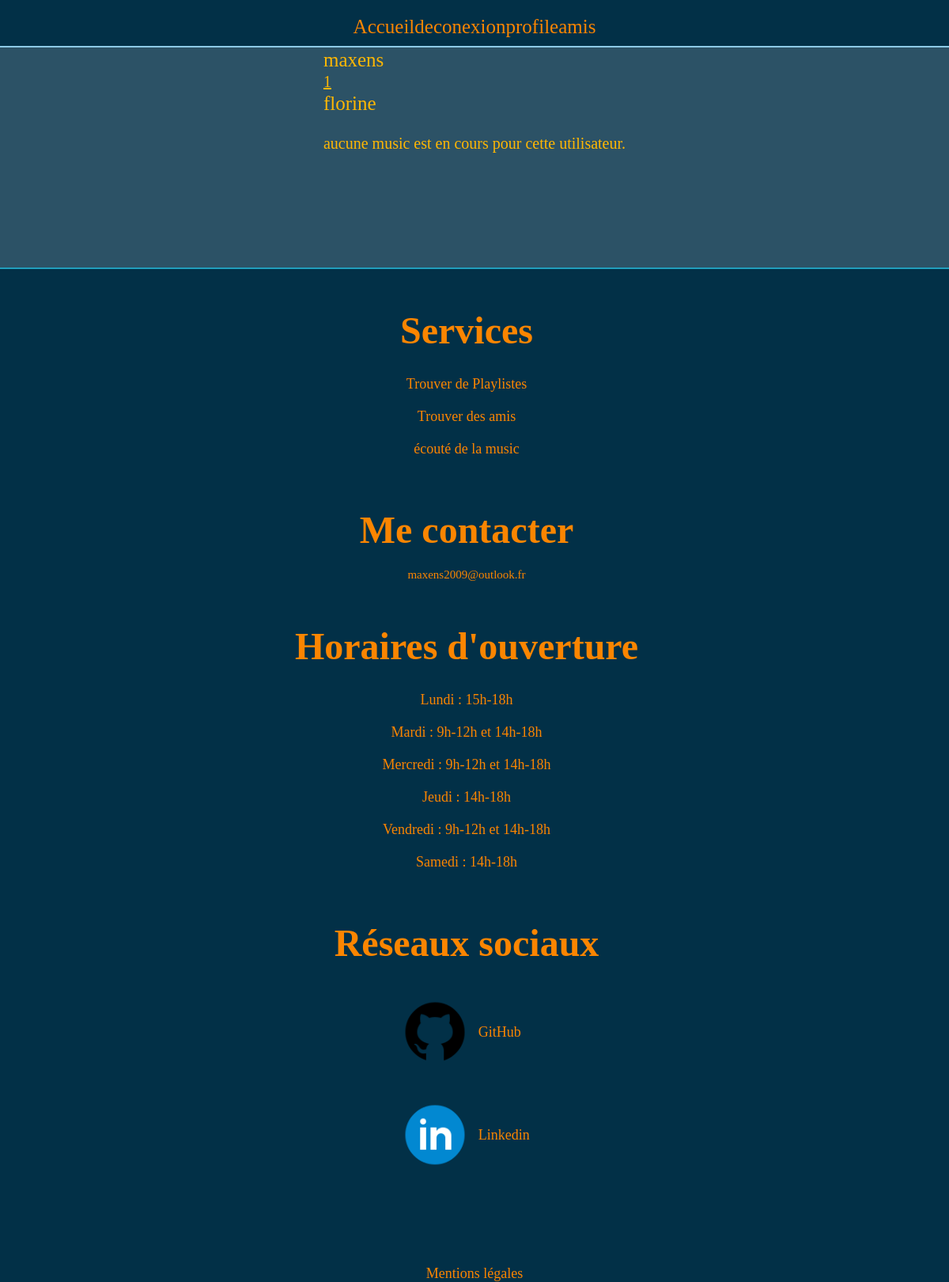
Page /php/find_user.php (signed in) on the committed database.
### tables this page shows
CREATE TABLE `play` (
  `idMusic` int NOT NULL,
  `idPlaylist` int NOT NULL,
  `IdUser` int NOT NULL,
  `heureDebut` time NOT NULL,
  `timeCode` int NOT NULL,
  PRIMARY KEY (`IdUser`),
  KEY `play_FK` (`idMusic`),
  KEY `play_FK_1` (`idPlaylist`),
  CONSTRAINT `play_FK` FOREIGN KEY (`idMusic`) REFERENCES `music` (`idMusic`),
  CONSTRAINT `play_FK_1` FOREIGN KEY (`idPlaylist`) REFERENCES `playlist` (`idPlaylist`),
  CONSTRAINT `play_FK_2` FOREIGN KEY (`IdUser`) REFERENCES `users` (`IdUser`)
);

CREATE TABLE `users` (
  `IdUser` int NOT NULL AUTO_INCREMENT,
  `Login` varchar(100) NOT NULL,
  `MDP` varchar(255) NOT NULL,
  `derniere` date DEFAULT NULL,
  `role` int DEFAULT NULL,
  PRIMARY KEY (`IdUser`),
  KEY `users_FK` (`role`),
  CONSTRAINT `users_FK` FOREIGN KEY (`role`) REFERENCES `role` (`idRole`)
);

### php/requetes.php (called while the page is built, shortened)
<?php
  function return_all_user() {
    $pdo = connexion_bdd();
    $stmt = $pdo ->prepare("select Login from users");
    $stmt->execute();
    return $stmt;
  }
  function return_id_music_by_played($idU) {
    $pdo = connexion_bdd();
    $stmt = $pdo ->prepare("select * from play where IdUser = ?");
    $stmt->execute(array($idU));
    return $stmt;
  }
  function return_id_user($login) {
    $pdo = connexion_bdd();
    $login = htmlspecialchars($login);
    $stmt = $pdo ->prepare("SELECT IdUser FROM users
    where Login = ?;");
    $stmt->execute(array($login));
    return $stmt;
  }
?>

### php/find_user.php (the view, shortened to what this page needs)
<?php
    require("requetes.php");
?>
<!DOCTYPE html>
<html lang="fr">
<head>
    <link rel="stylesheet" href="../css/navFooter.css">
    <link rel="stylesheet" href="../css/findUser.css">
    <link rel="stylesheet" href="https://cdnjs.cloudflare.com/ajax/libs/normalize/5.0.0/normalize.min.css">
</head>
<nav>
    <div class="main-navlinks">
        <div class="navlinks-container">
            <a href="../index" aria-current="main">Accueil</a>
            <a href="deconexion" aria-current="deconexion">deconexion</a>
            <a href="<?= $_SESSION["role"] ?>" aria-current="profile">profile</a>
            <a href="amis" aria-current="ajout d'amis">amis</a>
        </div>
    </div>
</nav>
<body>
    <section>
<?php
    $return_all_user = return_all_user();
    $all_user = $return_all_user->fetchAll();
    foreach($all_user as $res) {
        $iduser = return_id_user($res["Login"]);
        $idUser = $iduser->fetchAll();
        foreach($idUser as $res2) {$idU = $res2["IdUser"];}
        $return_play_music = return_id_music_by_played($idU);
        $infos = $return_play_music->fetchAll();
        if(!empty($infos)) {
        foreach($infos as $res3) {
?>
        <div>
            <p class="nameUser"><?= $res["Login"] ?></p>
            <a class="noneLecture" href="sync_music?idU=<?= $res["Login"] ?>&idP=<?= $res3["idPlaylist"] ?>"><?= $res3["idMusic"] ?></a>
        </div>
<?php
    }}else {
?>
        <div>
            <p class="nameUser"><?= $res["Login"] ?></p>
            <p class="noneLecture">aucune music est en cours pour cette utilisateur.</p>
        </div>
<?php
    }}
?>
    </section>
</body>
<footer>
        <div class="content-footer">
            <div class="bloc footer-services">
                <center>
                    <h3>Services</h3>
                    <ul class="services-list">
                        <li><span class="span-footer"><a>Trouver de Playlistes</a></span></li>
                        <li><span class="span-footer"><a>Trouver des amis</a></span></li>
                        <li><span class="span-footer"><a>écouté de la music</a></span></li>
                    </ul>
                </center>
            </div>
            <div class="bloc footer-contact" id="contact">
                <center>
                    <h3>Me contacter</h3>
                    <a href="mailto: maxens2009@outlook.fr">maxens2009@outlook.fr</a>
                </center>
            </div>
            <div class="bloc footer-schedule">
                <center>
                    <h3>Horaires d'ouverture</h3>
                    <ul class="schedule-list">
                        <li><span class="span-footer">Lundi : 15h-18h</span></li>
                        <li><span class="span-footer">Mardi : 9h-12h et 14h-18h</span></li>
                        <li><span class="span-footer">Mercredi : 9h-12h et 14h-18h</span></li>
                        <li><span class="span-footer">Jeudi : 14h-18h</span></li>
                        <li><span class="span-footer">Vendredi : 9h-12h et 14h-18h</span></li>
                        <li><span class="span-footer">Samedi : 14h-18h</span></li>
                    </ul>
                </center>
            </div>
            <div class="bloc footer-medias">
                <center>
                    <h3>Réseaux sociaux</h3>
                    <ul class="media-list">
                        <li><a href="https://github.com/Naxem" target="_blank">
                            <img src="../ressources/images/logo_github.png" alt="logo github">
                            GitHub</a>
                        </li>
                        <li><a href="https://linkedin.com/in/maxens-telle-99a43a265" target="_blank">
                            <img src="../ressources/images/logo_linkedin.png" alt="logo linkedin">
                            Linkedin</a>
                        </li>
                    </ul>
                </center>
            </div>
        </div>
        <div class="mentionLegal">
            <center>
                <a href="../mentionLegal">Mentions légales</a>
            </center>
        </div>
</footer>
</html>

### css/navFooter.css (style rules this page uses)
:root { --color-bleu: #8ECAE6; --color-bleu2: #219EBC; --color-black-Bleu: #023047; --color-yellow: #FFB703; --color-orange: #FB8500; }
* , *::before, *::after { margin: 0; padding: 0; box-sizing: border-box; cursor: default; scrollbar-width: thin; scroll-behavior: smooth; -webkit-user-select: none; -webkit-touch-callout: none; -moz-user-select: none; -ms-user-select: none; user-select: none; }
nav { width: 100%; height: 60px; display: flex; justify-content: center; align-items: center; background: var(--color-black-Bleu); border-bottom: 2px solid var(--color-bleu); }
.navlinks-container a { margin: auto; font-size: 25px; text-decoration: none; color: var(--color-orange); margin-top: 10px; }
.navlinks-container { display: flex; justify-content: center; align-items: center; flex-direction: row; }
footer { margin-top: 10%; border-top: 2px solid var(--color-bleu2); width: 100%; background: var(--color-black-Bleu); color: var(--color-orange); }
.content-footer { width: 90%; display: flex; justify-content: center; align-items: flex-start; flex-direction: row; padding: 50px 0 100px; }
.bloc { flex-grow: 1; }
.span-footer { white-space: pre; }
.footer-contact h3, .footer-services h3, .footer-schedule h3, .footer-medias h3 { font-size: max(1.5vw, 25px); padding-bottom: 20px; white-space: pre; margin-left: 100px; }
.footer-contact a, .footer-services li, .footer-schedule li, .footer-medias li { font-size: max(1vw, 15px); padding: 10px 0; margin-left: 100px; }
.footer-contact a { text-decoration: none; color: var(--color-orange); }
.services-list, .schedule-list, .media-list { list-style-type: none; }
.services-list a { text-decoration: none; color: var(--color-orange); }
.media-list img { width: 90px; margin: 10px 10px; }
.media-list a { text-decoration: none; color: var(--color-orange); display: flex; align-items: center; font-size: max(1vw, 15px); margin-left: 6vw; }
.mentionLegal a { color: var(--color-orange); text-decoration: none; font-size: max(1vw, 15px); }
@media screen and (max-width: 1220px) { .content-footer { display: flex; flex-direction: column; align-items: center; justify-content: center; } }
@media screen and (max-width: 1220px) { .footer-contact, .footer-schedule, .footer-services { margin-bottom: 5%; } }
@media screen and (max-width: 1220px) { .footer-services h3, .footer-medias h3, .footer-schedule h3, .footer-contact h3 { font-size: max(4vw, 35px); } }
@media screen and (max-width: 1220px) { .footer-services li, .footer-medias a, .footer-schedule li, .footer-contact p, .mentionLegal a { font-size: max(1.5vw, 15px); } }

### css/findUser.css (style rules this page uses)
:root { --color-bleu: #8ECAE6; --color-bleu2: #219EBC; --color-black-Bleu: #023047; --color-black-Bleu2:rgba(2, 48, 71, 0.830); --color-yellow: #FFB703; --color-orange: #FB8500; --font-size1: 20px; --font-size2: 25px; }
body { background-color: var(--color-black-Bleu2); width: 100%; height: 100%; display: flex; justify-content: center; align-items: center; flex-direction: column; }
.noneLecture { white-space: pre; font-size: var(--font-size1); color: var(--color-yellow); margin: 25px auto; }
.nameUser { white-space: pre; font-size: var(--font-size2); color: var(--color-yellow); margin: 2px auto; }

### rows in the picture
play: IdUser.Login "maxens", idMusic "1"
users: Login "florine"
